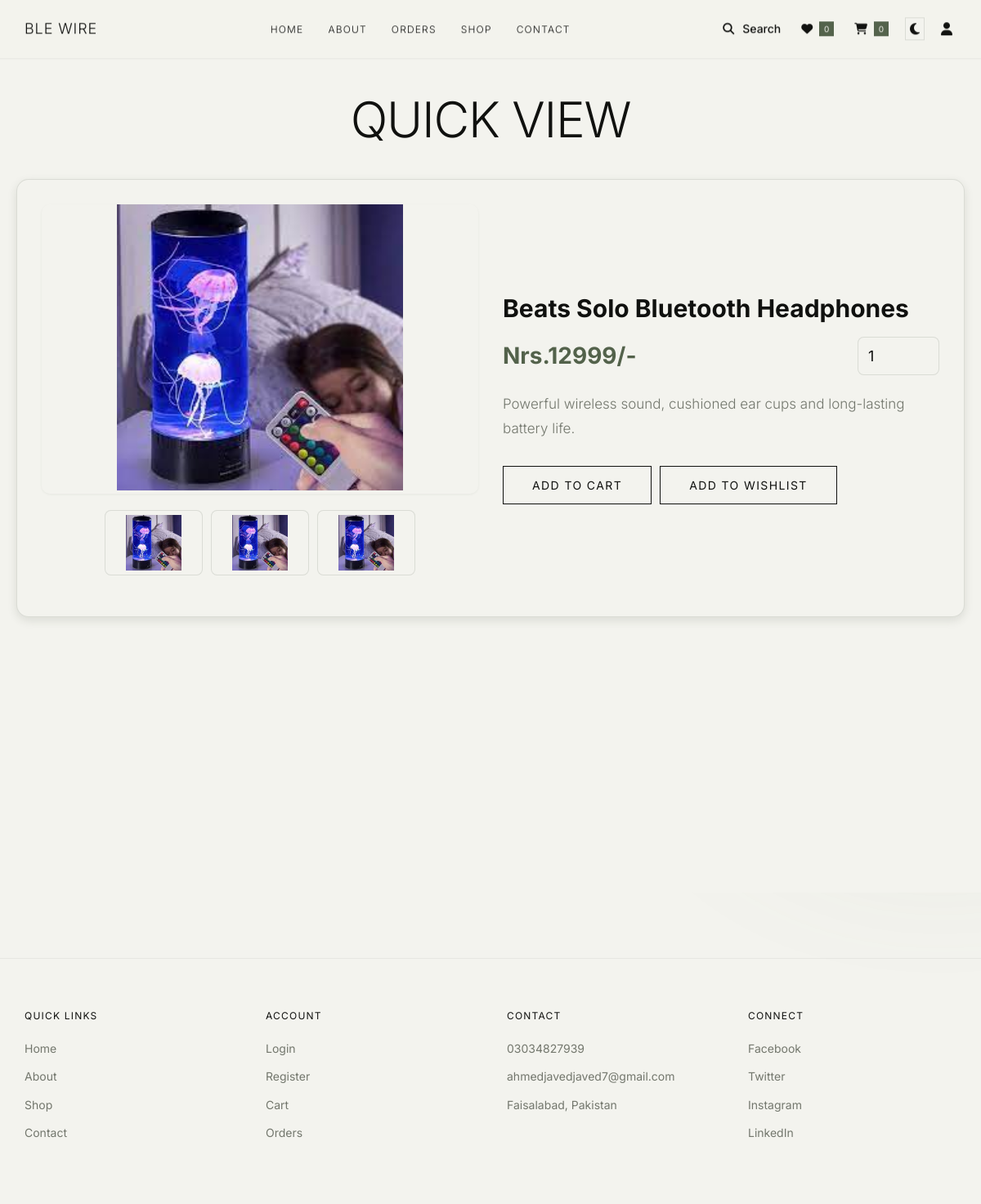
The app's page /quick_view.php?pid=2 with its own data.
### tables this page shows
CREATE TABLE `products` (
  `id` int(100) NOT NULL,
  `name` varchar(100) NOT NULL,
  `category` varchar(50) NOT NULL DEFAULT 'uncategorized',
  `details` varchar(500) NOT NULL,
  `price` int(10) NOT NULL,
  `image_01` varchar(100) NOT NULL,
  `image_02` varchar(100) NOT NULL,
  `image_03` varchar(100) NOT NULL
);

### quick_view.php (the view, shortened to what this page needs)
<?php
include 'components/connect.php';
?>
<!DOCTYPE html>
<html lang="en">
<head>
   <link rel="stylesheet" href="https://cdnjs.cloudflare.com/ajax/libs/font-awesome/6.1.1/css/all.min.css">
   <link rel="stylesheet" href="css/style.css?v=<?php echo time(); ?>">
</head>
<body>
<?php include 'components/user_header.php'; ?>
<section class="quick-view">
   <h1 class="heading">Quick view</h1>
   <?php
     $pid = $_GET['pid'];
     $select_products = $conn->prepare("SELECT * FROM `products` WHERE id = ?");
     $select_products->execute([$pid]);
     if($select_products->rowCount() > 0){
      while($fetch_product = $select_products->fetch(PDO::FETCH_ASSOC)){
   ?>
   <form action="" method="post" class="box">
      <div class="row">
         <div class="image-container">
            <div class="main-image">
               <img src="uploaded_img/<?= $fetch_product['image_01']; ?>" alt="">
            </div>
            <div class="sub-image">
               <img src="uploaded_img/<?= $fetch_product['image_01']; ?>" alt="">
               <img src="uploaded_img/<?= $fetch_product['image_02']; ?>" alt="">
               <img src="uploaded_img/<?= $fetch_product['image_03']; ?>" alt="">
            </div>
         </div>
         <div class="content">
            <div class="name"><?= $fetch_product['name']; ?></div>
            <div class="flex">
               <div class="price"><span>Nrs.</span><?= $fetch_product['price']; ?><span>/-</span></div>
               <input type="number" name="qty" class="qty" min="1" max="99" onkeypress="if(this.value.length == 2) return false;" value="1">
            </div>
            <div class="details"><?= $fetch_product['details']; ?></div>
            <div class="flex-btn">
               <input type="submit" value="add to cart" class="btn" name="add_to_cart">
               <input class="option-btn" type="submit" name="add_to_wishlist" value="add to wishlist">
            </div>
         </div>
      </div>
   </form>
   <?php
      }
   }else{
      echo '<p class="empty">no products added yet!</p>';
   }
   ?>
</section>
<?php include 'components/footer.php'; ?>
</body>
</html>

### css/style.css (style rules this page uses)
:root { --main-color:#53624B; --main-color-dark:#263021; --orange:#53624B; --red:#8A4F3D; --black:#10110F; --black-light:#263021; --white:#F3F3EE; --ivory:#F3F3EE; --beige:#DFE3D5; --light-color:#73776D; --light-bg:#F3F3EE; --light-bg-dark:#DFE3D5; --border:1px solid rgba(38,48,33,0.12); --box-shadow:0 1px 3px rgba(38, 48, 33, 0.06); --box-shadow-lg:0 4px 12px rgba(38, 48, 33, 0.12); --gradient:linear-gradient(135deg, #53624B 0%, #263021 100%); --transition:all 0.3s cubic-bezier(0.4, 0, 0.2, 1); }
* { font-family: 'Inter', -apple-system, BlinkMacSystemFont, 'Segoe UI', sans-serif; margin:0; padding:0; box-sizing: border-box; outline: none; border:none; text-decoration: none; -webkit-font-smoothing: antialiased; -moz-osx-font-smoothing: grayscale; }
html { font-size: 62.5%; overflow-x: hidden; scroll-behavior: smooth; }
body { background-color: var(--ivory); color: var(--black); transition: var(--transition); font-weight: 300; line-height: 1.6; overflow-x: hidden; position: relative; font-family: 'Inter', -apple-system, BlinkMacSystemFont, 'Segoe UI', sans-serif; }
section { padding:10rem 2rem; max-width: 1400px; margin:0 auto; position: relative; z-index: 2; }
.heading { font-size: 6rem; font-weight: 300; color:var(--black); margin-bottom: 4rem; text-align: center; text-transform: uppercase; letter-spacing: -0.02em; position: relative; display: inline-block; width: 100%; line-height: 1.1; font-family: 'Inter', sans-serif; }
.heading::after { display: none; }
.btn, .delete-btn, .option-btn { display: inline-block; width: auto; margin-top: 1rem; border-radius: 0; padding:1.4rem 3.5rem; font-size: 1.4rem; font-weight: 400; text-transform: uppercase; letter-spacing: 0.1em; color:var(--black); cursor: pointer; text-align: center; transition: var(--transition); background: transparent; border: 1px solid var(--black); position: relative; overflow: hidden; }
.btn::before, .delete-btn::before, .option-btn::before { display: none; }
.btn { background: transparent; border: 1px solid var(--black); color: var(--black); }
.option-btn { background: transparent; border: 1px solid var(--black); color: var(--black); }
.flex-btn { display: flex; gap:1rem; flex-wrap: wrap; }
.quick-view { padding: 4rem 2rem; min-height: 80vh; background: var(--light-bg); }
.quick-view .heading { margin-bottom: 2rem; text-align: center; color: var(--black); }
.quick-view form { padding:3rem; border-radius: 1.5rem; border:var(--border); background: var(--white); box-shadow: var(--box-shadow-lg); margin-top: 2rem; }
.quick-view form .row { display: flex; align-items: center; gap:3rem; flex-wrap: wrap; }
.quick-view form .row .image-container { margin-bottom: 2rem; flex:1 1 40rem; }
.quick-view form .row .image-container .main-image { border-radius: 1rem; overflow: hidden; box-shadow: var(--box-shadow); margin-bottom: 2rem; }
.quick-view form .row .image-container .main-image img { height: 35rem; width: 100%; object-fit: contain; transition: var(--transition); }
.quick-view form .row .image-container .sub-image { display: flex; gap:1rem; justify-content: center; margin-top: 2rem; }
.quick-view form .row .image-container .sub-image img { height: 8rem; width: 12rem; object-fit: contain; padding:.5rem; border:var(--border); border-radius: 0.75rem; cursor: pointer; transition: var(--transition); background: var(--light-bg); }
.quick-view form .row .content { flex:1 1 40rem; }
.quick-view form .row .content .name { font-size: 3rem; font-weight: 700; color:var(--black); margin-bottom: 1.5rem; line-height: 1.3; }
.quick-view form .row .flex { display: flex; align-items: center; gap:1rem; margin: 1.5rem 0; }
.quick-view form .row .flex .price { font-size: 2.8rem; font-weight: 700; color:var(--main-color); margin-right: auto; }
.quick-view form .row .flex .qty { width: 10rem; padding:1.2rem; border:var(--border); font-size: 1.8rem; color:var(--black); border-radius: 0.75rem; background: var(--light-bg); }
.quick-view form .row .content .details { font-size: 1.7rem; color:var(--light-color); line-height: 1.8; margin: 2rem 0; }

### records on screen
products: image_01 (picture), image_02 (picture), image_03 (picture), name "Beats Solo Bluetooth Headphones", price "12999", details "Powerful wireless sound, cushioned ear cups and long-lasting battery life."

### other values on screen
$total_wishlist_counts "0"
$total_cart_counts "0"
